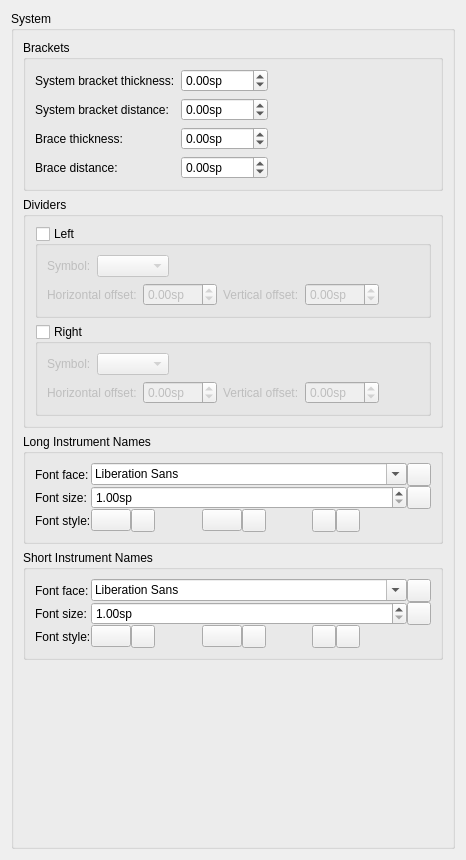
      <widget class="QWidget" name="PageSystem">
       <layout class="QVBoxLayout" name="verticalLayout_3">
        <property name="spacing">
         <number>0</number>
        </property>
        <item>
         <widget class="QGroupBox" name="groupBox_2">
          <property name="title">
           <string>System</string>
          </property>
          <property name="flat">
           <bool>false</bool>
          </property>
          <layout class="QVBoxLayout" name="verticalLayout_42">
           <item>
            <widget class="QGroupBox" name="groupBox_28">
             <property name="title">
              <string>Brackets</string>
             </property>
             <layout class="QHBoxLayout" name="horizontalLayout_15">
              <item>
               <layout class="QFormLayout" name="formLayout">
                <property name="fieldGrowthPolicy">
                 <enum>QFormLayout::ExpandingFieldsGrow</enum>
                </property>
                <item row="0" column="0">
                 <widget class="QLabel" name="label_91">
                  <property name="text">
                   <string>System bracket thickness:</string>
                  </property>
                  <property name="buddy">
                   <cstring>bracketWidth</cstring>
                  </property>
                 </widget>
                </item>
                <item row="0" column="1">
                 <widget class="QDoubleSpinBox" name="bracketWidth">
                  <property name="suffix">
                   <string extracomment="spatium unit">sp</string>
                  </property>
                  <property name="decimals">
                   <number>2</number>
                  </property>
                  <property name="minimum">
                   <double>-1000.000000000000000</double>
                  </property>
                  <property name="maximum">
                   <double>1000.000000000000000</double>
                  </property>
                  <property name="singleStep">
                   <double>0.100000000000000</double>
                  </property>
                 </widget>
                </item>
                <item row="1" column="0">
                 <widget class="QLabel" name="label_52">
                  <property name="text">
                   <string>System bracket distance:</string>
                  </property>
                  <property name="buddy">
                   <cstring>bracketDistance</cstring>
                  </property>
                 </widget>
                </item>
                <item row="1" column="1">
                 <widget class="QDoubleSpinBox" name="bracketDistance">
                  <property name="sizePolicy">
                   <sizepolicy hsizetype="Preferred" vsizetype="Fixed">
                    <horstretch>0</horstretch>
                    <verstretch>0</verstretch>
                   </sizepolicy>
                  </property>
                  <property name="suffix">
                   <string>sp</string>
                  </property>
                  <property name="decimals">
                   <number>2</number>
                  </property>
                  <property name="minimum">
                   <double>-1000.000000000000000</double>
                  </property>
                  <property name="maximum">
                   <double>1000.000000000000000</double>
                  </property>
                  <property name="singleStep">
                   <double>0.100000000000000</double>
                  </property>
                 </widget>
                </item>
                <item row="2" column="0">
                 <widget class="QLabel" name="label_92">
                  <property name="text">
                   <string>Brace thickness:</string>
                  </property>
                  <property name="buddy">
                   <cstring>akkoladeWidth</cstring>
                  </property>
                 </widget>
                </item>
                <item row="2" column="1">
                 <widget class="QDoubleSpinBox" name="akkoladeWidth">
                  <property name="suffix">
                   <string extracomment="spatium unit">sp</string>
                  </property>
                  <property name="decimals">
                   <number>2</number>
                  </property>
                  <property name="minimum">
                   <double>-1000.000000000000000</double>
                  </property>
                  <property name="maximum">
                   <double>1000.000000000000000</double>
                  </property>
                  <property name="singleStep">
                   <double>0.100000000000000</double>
                  </property>
                 </widget>
                </item>
                <item row="3" column="0">
                 <widget class="QLabel" name="label_90">
                  <property name="text">
                   <string>Brace distance:</string>
                  </property>
                  <property name="buddy">
                   <cstring>akkoladeBarDistance</cstring>
                  </property>
                 </widget>
                </item>
                <item row="3" column="1">
                 <widget class="QDoubleSpinBox" name="akkoladeBarDistance">
                  <property name="suffix">
                   <string extracomment="spatium unit">sp</string>
                  </property>
                  <property name="decimals">
                   <number>2</number>
                  </property>
                  <property name="minimum">
                   <double>-1000.000000000000000</double>
                  </property>
                  <property name="maximum">
                   <double>1000.000000000000000</double>
                  </property>
                  <property name="singleStep">
                   <double>0.100000000000000</double>
                  </property>
                 </widget>
                </item>
               </layout>
              </item>
              <item>
               <spacer name="horizontalSpacer_22">
                <property name="orientation">
                 <enum>Qt::Horizontal</enum>
                </property>
                <property name="sizeHint" stdset="0">
                 <size>
                  <width>40</width>
                  <height>20</height>
                 </size>
                </property>
               </spacer>
              </item>
             </layout>
            </widget>
           </item>
           <item>
            <widget class="QGroupBox" name="groupBox_29">
             <property name="title">
              <string>Dividers</string>
             </property>
             <layout class="QVBoxLayout" name="verticalLayout_41">
              <item>
               <widget class="QGroupBox" name="dividerLeft">
                <property name="title">
                 <string>Left</string>
                </property>
                <property name="checkable">
                 <bool>true</bool>
                </property>
                <property name="checked">
                 <bool>false</bool>
                </property>
                <layout class="QVBoxLayout" name="verticalLayout_40">
                 <item>
                  <layout class="QHBoxLayout" name="horizontalLayout_9">
                   <item>
                    <widget class="QLabel" name="label_7">
                     <property name="text">
                      <string>Symbol:</string>
                     </property>
                     <property name="buddy">
                      <cstring>dividerLeftSym</cstring>
                     </property>
                    </widget>
                   </item>
                   <item>
                    <widget class="QComboBox" name="dividerLeftSym"/>
                   </item>
                   <item>
                    <spacer name="horizontalSpacer_18">
                     <property name="orientation">
                      <enum>Qt::Horizontal</enum>
                     </property>
                     <property name="sizeHint" stdset="0">
                      <size>
                       <width>40</width>
                       <height>20</height>
                      </size>
                     </property>
                    </spacer>
                   </item>
                  </layout>
                 </item>
                 <item>
                  <layout class="QHBoxLayout" name="horizontalLayout_13">
                   <item>
                    <widget class="QLabel" name="label_29">
                     <property name="text">
                      <string>Horizontal offset:</string>
                     </property>
                     <property name="buddy">
                      <cstring>dividerLeftX</cstring>
                     </property>
                    </widget>
                   </item>
                   <item>
                    <widget class="QDoubleSpinBox" name="dividerLeftX">
                     <property name="suffix">
                      <string>sp</string>
                     </property>
                     <property name="minimum">
                      <double>-99.000000000000000</double>
                     </property>
                    </widget>
                   </item>
                   <item>
                    <widget class="QLabel" name="label_65">
                     <property name="text">
                      <string>Vertical offset:</string>
                     </property>
                     <property name="buddy">
                      <cstring>dividerLeftY</cstring>
                     </property>
                    </widget>
                   </item>
                   <item>
                    <widget class="QDoubleSpinBox" name="dividerLeftY">
                     <property name="suffix">
                      <string>sp</string>
                     </property>
                     <property name="minimum">
                      <double>-99.000000000000000</double>
                     </property>
                    </widget>
                   </item>
                   <item>
                    <spacer name="horizontalSpacer_19">
                     <property name="orientation">
                      <enum>Qt::Horizontal</enum>
                     </property>
                     <property name="sizeHint" stdset="0">
                      <size>
                       <width>40</width>
                       <height>20</height>
                      </size>
                     </property>
                    </spacer>
                   </item>
                  </layout>
                 </item>
                </layout>
               </widget>
              </item>
              <item>
               <widget class="QGroupBox" name="dividerRight">
                <property name="title">
                 <string>Right</string>
                </property>
                <property name="checkable">
                 <bool>true</bool>
                </property>
                <property name="checked">
                 <bool>false</bool>
                </property>
                <layout class="QVBoxLayout" name="verticalLayout_2">
                 <item>
                  <layout class="QHBoxLayout" name="horizontalLayout_7">
                   <item>
                    <widget class="QLabel" name="label_66">
                     <property name="text">
                      <string>Symbol:</string>
                     </property>
                     <property name="buddy">
                      <cstring>dividerRightSym</cstring>
                     </property>
                    </widget>
                   </item>
                   <item>
                    <widget class="QComboBox" name="dividerRightSym"/>
                   </item>
                   <item>
                    <spacer name="horizontalSpacer_20">
                     <property name="orientation">
                      <enum>Qt::Horizontal</enum>
                     </property>
                     <property name="sizeHint" stdset="0">
                      <size>
                       <width>40</width>
                       <height>20</height>
                      </size>
                     </property>
                    </spacer>
                   </item>
                  </layout>
                 </item>
                 <item>
                  <layout class="QHBoxLayout" name="horizontalLayout_14">
                   <item>
                    <widget class="QLabel" name="label_67">
                     <property name="text">
                      <string>Horizontal offset:</string>
                     </property>
                     <property name="buddy">
                      <cstring>dividerRightX</cstring>
                     </property>
                    </widget>
                   </item>
                   <item>
                    <widget class="QDoubleSpinBox" name="dividerRightX">
                     <property name="suffix">
                      <string>sp</string>
                     </property>
                     <property name="minimum">
                      <double>-99.000000000000000</double>
                     </property>
                    </widget>
                   </item>
                   <item>
                    <widget class="QLabel" name="label_68">
                     <property name="text">
                      <string>Vertical offset:</string>
                     </property>
                     <property name="buddy">
                      <cstring>dividerRightY</cstring>
                     </property>
                    </widget>
                   </item>
                   <item>
                    <widget class="QDoubleSpinBox" name="dividerRightY">
                     <property name="suffix">
                      <string>sp</string>
                     </property>
                     <property name="minimum">
                      <double>-99.000000000000000</double>
                     </property>
                    </widget>
                   </item>
                   <item>
                    <spacer name="horizontalSpacer_21">
                     <property name="orientation">
                      <enum>Qt::Horizontal</enum>
                     </property>
                     <property name="sizeHint" stdset="0">
                      <size>
                       <width>40</width>
                       <height>20</height>
                      </size>
                     </property>
                    </spacer>
                   </item>
                  </layout>
                 </item>
                </layout>
               </widget>
              </item>
             </layout>
            </widget>
           </item>
           <item>
            <widget class="QGroupBox" name="showMeasureNumber_2">
             <property name="title">
              <string>Long Instrument Names</string>
             </property>
             <layout class="QGridLayout" name="_3">
              <property name="spacing">
               <number>0</number>
              </property>
              <item row="1" column="0">
               <widget class="QLabel" name="label_148">
                <property name="text">
                 <string>Font size:</string>
                </property>
               </widget>
              </item>
              <item row="0" column="0">
               <widget class="QLabel" name="label_153">
                <property name="text">
                 <string>Font face:</string>
                </property>
               </widget>
              </item>
              <item row="0" column="1">
               <widget class="QFontComboBox" name="longInstrumentFontFace">
                <property name="sizePolicy">
                 <sizepolicy hsizetype="Ignored" vsizetype="Fixed">
                  <horstretch>0</horstretch>
                  <verstretch>0</verstretch>
                 </sizepolicy>
                </property>
               </widget>
              </item>
              <item row="2" column="0">
               <widget class="QLabel" name="label_154">
                <property name="text">
                 <string>Font style:</string>
                </property>
               </widget>
              </item>
              <item row="2" column="1">
               <layout class="QHBoxLayout" name="horizontalLayout_17">
                <item>
                 <widget class="QPushButton" name="longInstrumentFontBold">
                  <property name="accessibleName">
                   <string>Bold</string>
                  </property>
                  <property name="icon">
                   <iconset resource="musescore.qrc">
                    <normaloff>:/data/icons/format-text-bold.svg</normaloff>:/data/icons/format-text-bold.svg</iconset>
                  </property>
                  <property name="checkable">
                   <bool>true</bool>
                  </property>
                 </widget>
                </item>
                <item>
                 <widget class="QToolButton" name="resetLongInstrumentFontBold">
                  <property name="toolTip">
                   <string>Reset to default</string>
                  </property>
                  <property name="accessibleName">
                   <string>Reset 'Bold' value</string>
                  </property>
                  <property name="text">
                   <string notr="true"/>
                  </property>
                  <property name="icon">
                   <iconset resource="musescore.qrc">
                    <normaloff>:/data/icons/edit-reset.svg</normaloff>:/data/icons/edit-reset.svg</iconset>
                  </property>
                 </widget>
                </item>
                <item>
                 <spacer name="horizontalSpacer_37">
                  <property name="orientation">
                   <enum>Qt::Horizontal</enum>
                  </property>
                  <property name="sizeHint" stdset="0">
                   <size>
                    <width>0</width>
                    <height>0</height>
                   </size>
                  </property>
                 </spacer>
                </item>
                <item>
                 <widget class="QPushButton" name="longInstrumentFontItalic">
                  <property name="accessibleName">
                   <string>Italic</string>
                  </property>
                  <property name="icon">
                   <iconset resource="musescore.qrc">
                    <normaloff>:/data/icons/format-text-italic.svg</normaloff>:/data/icons/format-text-italic.svg</iconset>
                  </property>
                  <property name="checkable">
                   <bool>true</bool>
                  </property>
                 </widget>
                </item>
                <item>
                 <widget class="QToolButton" name="resetLongInstrumentFontItalic">
                  <property name="toolTip">
                   <string>Reset to default</string>
                  </property>
                  <property name="accessibleName">
                   <string>Reset 'Italic' value</string>
                  </property>
                  <property name="text">
                   <string notr="true"/>
                  </property>
                  <property name="icon">
                   <iconset resource="musescore.qrc">
                    <normaloff>:/data/icons/edit-reset.svg</normaloff>:/data/icons/edit-reset.svg</iconset>
                  </property>
                 </widget>
                </item>
                <item>
                 <spacer name="horizontalSpacer_38">
                  <property name="orientation">
                   <enum>Qt::Horizontal</enum>
                  </property>
                  <property name="sizeHint" stdset="0">
                   <size>
                    <width>0</width>
                    <height>0</height>
                   </size>
                  </property>
                 </spacer>
                </item>
                <item>
                 <widget class="QToolButton" name="longInstrumentFontUnderline">
                  <property name="sizePolicy">
                   <sizepolicy hsizetype="Minimum" vsizetype="Fixed">
                    <horstretch>0</horstretch>
                    <verstretch>0</verstretch>
                   </sizepolicy>
                  </property>
                  <property name="accessibleName">
                   <string>Underline</string>
                  </property>
                  <property name="icon">
                   <iconset resource="musescore.qrc">
                    <normaloff>:/data/icons/format-text-underline.svg</normaloff>:/data/icons/format-text-underline.svg</iconset>
                  </property>
                  <property name="checkable">
                   <bool>true</bool>
                  </property>
                 </widget>
                </item>
                <item>
                 <widget class="QToolButton" name="resetLongInstrumentFontUnderline">
                  <property name="toolTip">
                   <string>Reset to default</string>
                  </property>
                  <property name="accessibleName">
                   <string>Reset 'Underline' value</string>
                  </property>
                  <property name="text">
                   <string notr="true"/>
                  </property>
                  <property name="icon">
                   <iconset resource="musescore.qrc">
                    <normaloff>:/data/icons/edit-reset.svg</normaloff>:/data/icons/edit-reset.svg</iconset>
                  </property>
                 </widget>
                </item>
                <item>
                 <spacer name="horizontalSpacer_39">
                  <property name="orientation">
                   <enum>Qt::Horizontal</enum>
                  </property>
                  <property name="sizeHint" stdset="0">
                   <size>
                    <width>0</width>
                    <height>0</height>
                   </size>
                  </property>
                 </spacer>
                </item>
               </layout>
              </item>
              <item row="1" column="1">
               <widget class="QDoubleSpinBox" name="longInstrumentFontSize">
                <property name="suffix">
                 <string>sp</string>
                </property>
                <property name="minimum">
                 <double>1.000000000000000</double>
                </property>
               </widget>
              </item>
              <item row="1" column="2">
               <widget class="QToolButton" name="resetLongInstrumentFontSize">
                <property name="toolTip">
                 <string>Reset to default</string>
                </property>
                <property name="accessibleName">
                 <string>Reset 'Font size' value</string>
                </property>
                <property name="text">
                 <string notr="true"/>
                </property>
                <property name="icon">
                 <iconset resource="musescore.qrc">
                  <normaloff>:/data/icons/edit-reset.svg</normaloff>:/data/icons/edit-reset.svg</iconset>
                </property>
               </widget>
              </item>
              <item row="0" column="2">
               <widget class="QToolButton" name="resetLongInstrumentFontFace">
                <property name="toolTip">
                 <string>Reset to default</string>
                </property>
                <property name="accessibleName">
                 <string>Reset 'Font face' value</string>
                </property>
                <property name="text">
                 <string notr="true"/>
                </property>
                <property name="icon">
                 <iconset resource="musescore.qrc">
                  <normaloff>:/data/icons/edit-reset.svg</normaloff>:/data/icons/edit-reset.svg</iconset>
                </property>
               </widget>
              </item>
             </layout>
            </widget>
           </item>
           <item>
            <widget class="QGroupBox" name="showMeasureNumber_3">
             <property name="title">
              <string>Short Instrument Names</string>
             </property>
             <layout class="QGridLayout" name="_4">
              <property name="spacing">
               <number>0</number>
              </property>
              <item row="1" column="1">
               <widget class="QDoubleSpinBox" name="shortInstrumentFontSize">
                <property name="suffix">
                 <string>sp</string>
                </property>
                <property name="minimum">
                 <double>1.000000000000000</double>
                </property>
               </widget>
              </item>
              <item row="2" column="0">
               <widget class="QLabel" name="label_157">
                <property name="text">
                 <string>Font style:</string>
                </property>
               </widget>
              </item>
              <item row="0" column="1">
               <widget class="QFontComboBox" name="shortInstrumentFontFace">
                <property name="sizePolicy">
                 <sizepolicy hsizetype="Ignored" vsizetype="Fixed">
                  <horstretch>0</horstretch>
                  <verstretch>0</verstretch>
                 </sizepolicy>
                </property>
               </widget>
              </item>
              <item row="2" column="1">
               <layout class="QHBoxLayout" name="horizontalLayout_19">
                <item>
                 <widget class="QPushButton" name="shortInstrumentFontBold">
                  <property name="accessibleName">
                   <string>Bold</string>
                  </property>
                  <property name="icon">
                   <iconset resource="musescore.qrc">
                    <normaloff>:/data/icons/format-text-bold.svg</normaloff>:/data/icons/format-text-bold.svg</iconset>
                  </property>
                  <property name="checkable">
                   <bool>true</bool>
                  </property>
                 </widget>
                </item>
                <item>
                 <widget class="QToolButton" name="resetShortInstrumentFontBold">
                  <property name="toolTip">
                   <string>Reset to default</string>
                  </property>
                  <property name="accessibleName">
                   <string>Reset 'Bold' value</string>
                  </property>
                  <property name="text">
                   <string notr="true"/>
                  </property>
                  <property name="icon">
                   <iconset resource="musescore.qrc">
                    <normaloff>:/data/icons/edit-reset.svg</normaloff>:/data/icons/edit-reset.svg</iconset>
                  </property>
                 </widget>
                </item>
                <item>
                 <spacer name="horizontalSpacer_40">
                  <property name="orientation">
                   <enum>Qt::Horizontal</enum>
                  </property>
                  <property name="sizeHint" stdset="0">
                   <size>
                    <width>0</width>
                    <height>0</height>
                   </size>
                  </property>
                 </spacer>
                </item>
                <item>
                 <widget class="QPushButton" name="shortInstrumentFontItalic">
                  <property name="accessibleName">
                   <string>Italic</string>
                  </property>
                  <property name="icon">
                   <iconset resource="musescore.qrc">
                    <normaloff>:/data/icons/format-text-italic.svg</normaloff>:/data/icons/format-text-italic.svg</iconset>
                  </property>
                  <property name="checkable">
                   <bool>true</bool>
                  </property>
                 </widget>
                </item>
                <item>
                 <widget class="QToolButton" name="resetShortInstrumentFontItalic">
                  <property name="toolTip">
                   <string>Reset to default</string>
                  </property>
                  <property name="accessibleName">
                   <string>Reset 'Italic' value</string>
                  </property>
                  <property name="text">
                   <string notr="true"/>
                  </property>
                  <property name="icon">
                   <iconset resource="musescore.qrc">
                    <normaloff>:/data/icons/edit-reset.svg</normaloff>:/data/icons/edit-reset.svg</iconset>
                  </property>
                 </widget>
                </item>
                <item>
                 <spacer name="horizontalSpacer_41">
                  <property name="orientation">
                   <enum>Qt::Horizontal</enum>
                  </property>
                  <property name="sizeHint" stdset="0">
                   <size>
                    <width>0</width>
                    <height>0</height>
                   </size>
                  </property>
                 </spacer>
                </item>
                <item>
                 <widget class="QToolButton" name="shortInstrumentFontUnderline">
                  <property name="sizePolicy">
                   <sizepolicy hsizetype="Minimum" vsizetype="Fixed">
                    <horstretch>0</horstretch>
                    <verstretch>0</verstretch>
                   </sizepolicy>
                  </property>
                  <property name="accessibleName">
                   <string>Underline</string>
                  </property>
                  <property name="icon">
                   <iconset resource="musescore.qrc">
                    <normaloff>:/data/icons/format-text-underline.svg</normaloff>:/data/icons/format-text-underline.svg</iconset>
                  </property>
                  <property name="checkable">
                   <bool>true</bool>
                  </property>
                 </widget>
                </item>
                <item>
                 <widget class="QToolButton" name="resetShortInstrumentFontUnderline">
                  <property name="toolTip">
                   <string>Reset to default</string>
                  </property>
                  <property name="accessibleName">
                   <string>Reset 'Underline' value</string>
                  </property>
                  <property name="text">
                   <string notr="true"/>
                  </property>
                  <property name="icon">
                   <iconset resource="musescore.qrc">
                    <normaloff>:/data/icons/edit-reset.svg</normaloff>:/data/icons/edit-reset.svg</iconset>
                  </property>
                 </widget>
                </item>
                <item>
                 <spacer name="horizontalSpacer_42">
                  <property name="orientation">
                   <enum>Qt::Horizontal</enum>
                  </property>
                  <property name="sizeHint" stdset="0">
                   <size>
                    <width>0</width>
                    <height>0</height>
                   </size>
                  </property>
                 </spacer>
                </item>
               </layout>
              </item>
              <item row="1" column="2">
               <widget class="QToolButton" name="resetShortInstrumentFontSize">
                <property name="toolTip">
                 <string>Reset to default</string>
                </property>
                <property name="accessibleName">
                 <string>Reset 'Font size' value</string>
                </property>
                <property name="text">
                 <string notr="true"/>
                </property>
                <property name="icon">
                 <iconset resource="musescore.qrc">
                  <normaloff>:/data/icons/edit-reset.svg</normaloff>:/data/icons/edit-reset.svg</iconset>
                </property>
               </widget>
              </item>
              <item row="0" column="2">
               <widget class="QToolButton" name="resetShortInstrumentFontFace">
                <property name="toolTip">
                 <string>Reset to default</string>
                </property>
                <property name="accessibleName">
                 <string>Reset 'Font face' value</string>
                </property>
                <property name="text">
                 <string notr="true"/>
                </property>
                <property name="icon">
                 <iconset resource="musescore.qrc">
                  <normaloff>:/data/icons/edit-reset.svg</normaloff>:/data/icons/edit-reset.svg</iconset>
                </property>
               </widget>
              </item>
              <item row="0" column="0">
               <widget class="QLabel" name="label_156">
                <property name="text">
                 <string>Font face:</string>
                </property>
               </widget>
              </item>
              <item row="1" column="0">
               <widget class="QLabel" name="label_155">
                <property name="text">
                 <string>Font size:</string>
                </property>
               </widget>
              </item>
             </layout>
            </widget>
           </item>
           <item>
            <spacer name="verticalSpacer_20">
             <property name="orientation">
              <enum>Qt::Vertical</enum>
             </property>
             <property name="sizeHint" stdset="0">
              <size>
               <width>20</width>
               <height>177</height>
              </size>
             </property>
            </spacer>
           </item>
          </layout>
         </widget>
        </item>
       </layout>
      </widget>
